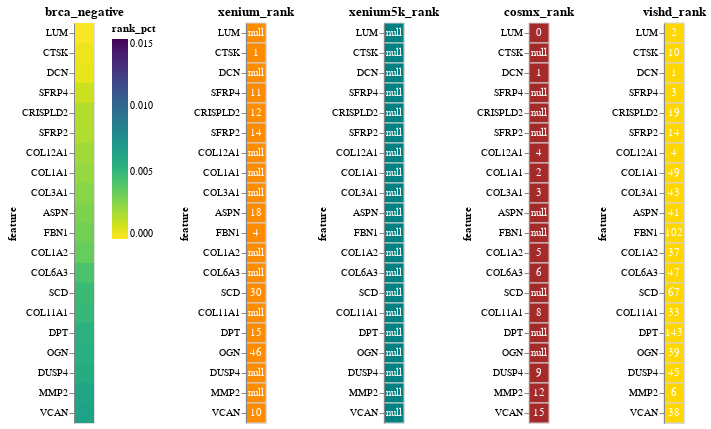

The code cell stored with this chart in its notebook:
### Code cell
disease, direction = 'brca', 'negative'
generate_consensus_chart(disease, direction)

### Figure 1 — Vega-Lite specification as saved in the notebook (floating-point values rounded to 4 significant figures)
{"config": {"view": {"continuousWidth": 300, "continuousHeight": 300}}, "hconcat": [{"data": {"name": "data-3925424c2b7cc333750ff067fc47b5cf"}, "mark": {"type": "rect"}, "encoding": {"color": {"field": "rank_pct", "scale": {"domain": [0, 0.015], "reverse": true, "scheme": "viridis"}, "type": "quantitative"}, "y": {"field": "feature", "sort": ["LUM", "CTSK", "DCN", "SFRP4", "CRISPLD2", "SFRP2", "COL12A1", "COL1A1", "COL3A1", "ASPN", "FBN1", "COL1A2", "COL6A3", "SCD", "COL11A1", "DPT", "OGN", "DUSP4", "MMP2", "VCAN"], "type": "nominal"}}, "title": "brca_negative"}, {"hconcat": [{"layer": [{"mark": {"type": "rect", "color": "darkorange", "stroke": "lightgray", "strokeWidth": 1}, "encoding": {"y": {"field": "feature", "sort": ["LUM", "CTSK", "DCN", "SFRP4", "CRISPLD2", "SFRP2", "COL12A1", "COL1A1", "COL3A1", "ASPN", "FBN1", "COL1A2", "COL6A3", "SCD", "COL11A1", "DPT", "OGN", "DUSP4", "MMP2", "VCAN"], "type": "nominal"}}, "title": "xenium_rank"}, {"mark": {"type": "text", "baseline": "middle", "color": "white"}, "encoding": {"text": {"field": "value", "type": "quantitative"}, "y": {"field": "feature", "sort": ["LUM", "CTSK", "DCN", "SFRP4", "CRISPLD2", "SFRP2", "COL12A1", "COL1A1", "COL3A1", "ASPN", "FBN1", "COL1A2", "COL6A3", "SCD", "COL11A1", "DPT", "OGN", "DUSP4", "MMP2", "VCAN"], "type": "nominal"}}}], "data": {"name": "data-f1dac7df5fc0a088035626d824861786"}}, {"layer": [{"mark": {"type": "rect", "color": "teal", "stroke": "lightgray", "strokeWidth": 1}, "encoding": {"y": {"field": "feature", "sort": ["LUM", "CTSK", "DCN", "SFRP4", "CRISPLD2", "SFRP2", "COL12A1", "COL1A1", "COL3A1", "ASPN", "FBN1", "COL1A2", "COL6A3", "SCD", "COL11A1", "DPT", "OGN", "DUSP4", "MMP2", "VCAN"], "type": "nominal"}}, "title": "xenium5k_rank"}, {"mark": {"type": "text", "baseline": "middle", "color": "white"}, "encoding": {"text": {"field": "value", "type": "quantitative"}, "y": {"field": "feature", "sort": ["LUM", "CTSK", "DCN", "SFRP4", "CRISPLD2", "SFRP2", "COL12A1", "COL1A1", "COL3A1", "ASPN", "FBN1", "COL1A2", "COL6A3", "SCD", "COL11A1", "DPT", "OGN", "DUSP4", "MMP2", "VCAN"], "type": "nominal"}}}], "data": {"name": "data-dd6a051dd844ac35918ed6960c3dcfe4"}}, {"layer": [{"mark": {"type": "rect", "color": "brown", "stroke": "lightgray", "strokeWidth": 1}, "encoding": {"y": {"field": "feature", "sort": ["LUM", "CTSK", "DCN", "SFRP4", "CRISPLD2", "SFRP2", "COL12A1", "COL1A1", "COL3A1", "ASPN", "FBN1", "COL1A2", "COL6A3", "SCD", "COL11A1", "DPT", "OGN", "DUSP4", "MMP2", "VCAN"], "type": "nominal"}}, "title": "cosmx_rank"}, {"mark": {"type": "text", "baseline": "middle", "color": "white"}, "encoding": {"text": {"field": "value", "type": "quantitative"}, "y": {"field": "feature", "sort": ["LUM", "CTSK", "DCN", "SFRP4", "CRISPLD2", "SFRP2", "COL12A1", "COL1A1", "COL3A1", "ASPN", "FBN1", "COL1A2", "COL6A3", "SCD", "COL11A1", "DPT", "OGN", "DUSP4", "MMP2", "VCAN"], "type": "nominal"}}}], "data": {"name": "data-d7b4dcec86f7acafb84d36938029d8d9"}}, {"layer": [{"mark": {"type": "rect", "color": "gold", "stroke": "lightgray", "strokeWidth": 1}, "encoding": {"y": {"field": "feature", "sort": ["LUM", "CTSK", "DCN", "SFRP4", "CRISPLD2", "SFRP2", "COL12A1", "COL1A1", "COL3A1", "ASPN", "FBN1", "COL1A2", "COL6A3", "SCD", "COL11A1", "DPT", "OGN", "DUSP4", "MMP2", "VCAN"], "type": "nominal"}}, "title": "vishd_rank"}, {"mark": {"type": "text", "baseline": "middle", "color": "white"}, "encoding": {"text": {"field": "value", "type": "quantitative"}, "y": {"field": "feature", "sort": ["LUM", "CTSK", "DCN", "SFRP4", "CRISPLD2", "SFRP2", "COL12A1", "COL1A1", "COL3A1", "ASPN", "FBN1", "COL1A2", "COL6A3", "SCD", "COL11A1", "DPT", "OGN", "DUSP4", "MMP2", "VCAN"], "type": "nominal"}}}], "data": {"name": "data-a7c54a13f7fad9ab17836af0ba8b6810"}}], "resolve": {"scale": {"color": "independent", "x": "independent", "y": "independent"}}}], "resolve": {"scale": {"color": "independent", "x": "independent", "y": "independent"}}, "$schema": "https://vega.github.io/schema/vega-lite/v5.20.1.json", "datasets": {"data-3925424c2b7cc333750ff067fc47b5cf": [{"disease": "brca", "feature": "LUM", "direction": "negative", "correlation": -0.2488, "rank": 1.0, "rank_pct": 5.529e-05, "count": 2, "xenium_rank": null, "xenium_sid_count": null, "xenium_case_count": null, "xenium_correlation": null, "xenium5k_rank": null, "xenium5k_sid_count": null, "xenium5k_case_count": null, "xenium5k_correlation": null, "cosmx_rank": 0.0, "cosmx_sid_count": 3.0, "cosmx_case_count": 1.0, "cosmx_correlation": -0.2289, "vishd_rank": 2.0, "vishd_sid_count": 1.0, "vishd_case_count": 1.0, "vishd_correlation": -0.2688}, {"disease": "brca", "feature": "CTSK", "direction": "negative", "correlation": -0.1798, "rank": 5.5, "rank_pct": 0.0003745, "count": 2, "xenium_rank": 1.0, "xenium_sid_count": 10.0, "xenium_case_count": 4.0, "xenium_correlation": -0.1258, "xenium5k_rank": null, "xenium5k_sid_count": null, "xenium5k_case_count": null, "xenium5k_correlation": null, "cosmx_rank": null, "cosmx_sid_count": null, "cosmx_case_count": null, "cosmx_correlation": null, "vishd_rank": 10.0, "vishd_sid_count": 1.0, "vishd_case_count": 1.0, "vishd_correlation": -0.2337}, {"disease": "brca", "feature": "DCN", "direction": "negative", "correlation": -0.251, "rank": 1.0, "rank_pct": 0.0005276, "count": 2, "xenium_rank": null, "xenium_sid_count": null, "xenium_case_count": null, "xenium_correlation": null, "xenium5k_rank": null, "xenium5k_sid_count": null, "xenium5k_case_count": null, "xenium5k_correlation": null, "cosmx_rank": 1.0, "cosmx_sid_count": 3.0, "cosmx_case_count": 1.0, "cosmx_correlation": -0.2283, "vishd_rank": 1.0, "vishd_sid_count": 1.0, "vishd_case_count": 1.0, "vishd_correlation": -0.2737}, {"disease": "brca", "feature": "SFRP4", "direction": "negative", "correlation": -0.2599, "rank": 7.0, "rank_pct": 0.001161, "count": 2, "xenium_rank": 11.0, "xenium_sid_count": 11.0, "xenium_case_count": 3.0, "xenium_correlation": -0.2627, "xenium5k_rank": null, "xenium5k_sid_count": null, "xenium5k_case_count": null, "xenium5k_correlation": null, "cosmx_rank": null, "cosmx_sid_count": null, "cosmx_case_count": null, "cosmx_correlation": null, "vishd_rank": 3.0, "vishd_sid_count": 1.0, "vishd_case_count": 1.0, "vishd_correlation": -0.257}, {"disease": "brca", "feature": "CRISPLD2", "direction": "negative", "correlation": -0.1385, "rank": 15.5, "rank_pct": 0.001702, "count": 2, "xenium_rank": 12.0, "xenium_sid_count": 11.0, "xenium_case_count": 3.0, "xenium_correlation": -0.06224, "xenium5k_rank": null, "xenium5k_sid_count": null, "xenium5k_case_count": null, "xenium5k_correlation": null, "cosmx_rank": null, "cosmx_sid_count": null, "cosmx_case_count": null, "cosmx_correlation": null, "vishd_rank": 19.0, "vishd_sid_count": 1.0, "vishd_case_count": 1.0, "vishd_correlation": -0.2149}, {"disease": "brca", "feature": "SFRP2", "direction": "negative", "correlation": -0.1563, "rank": 14.0, "rank_pct": 0.001759, "count": 2, "xenium_rank": 14.0, "xenium_sid_count": 10.0, "xenium_case_count": 3.0, "xenium_correlation": -0.08959, "xenium5k_rank": null, "xenium5k_sid_count": null, "xenium5k_case_count": null, "xenium5k_correlation": null, "cosmx_rank": null, "cosmx_sid_count": null, "cosmx_case_count": null, "cosmx_correlation": null, "vishd_rank": 14.0, "vishd_sid_count": 1.0, "vishd_case_count": 1.0, "vishd_correlation": -0.2229}, {"disease": "brca", "feature": "COL12A1", "direction": "negative", "correlation": -0.2274, "rank": 4.0, "rank_pct": 0.002111, "count": 2, "xenium_rank": null, "xenium_sid_count": null, "xenium_case_count": null, "xenium_correlation": null, "xenium5k_rank": null, "xenium5k_sid_count": null, "xenium5k_case_count": null, "xenium5k_correlation": null, "cosmx_rank": 4.0, "cosmx_sid_count": 2.0, "cosmx_case_count": 1.0, "cosmx_correlation": -0.2051, "vishd_rank": 4.0, "vishd_sid_count": 1.0, "vishd_case_count": 1.0, "vishd_correlation": -0.2497}, {"disease": "brca", "feature": "COL1A1", "direction": "negative", "correlation": -0.1988, "rank": 25.5, "rank_pct": 0.002355, "count": 2, "xenium_rank": null, "xenium_sid_count": null, "xenium_case_count": null, "xenium_correlation": null, "xenium5k_rank": null, "xenium5k_sid_count": null, "xenium5k_case_count": null, "xenium5k_correlation": null, "cosmx_rank": 2.0, "cosmx_sid_count": 2.0, "cosmx_case_count": 1.0, "cosmx_correlation": -0.2166, "vishd_rank": 49.0, "vishd_sid_count": 1.0, "vishd_case_count": 1.0, "vishd_correlation": -0.181}, {"disease": "brca", "feature": "COL3A1", "direction": "negative", "correlation": -0.1968, "rank": 23.0, "rank_pct": 0.002689, "count": 2, "xenium_rank": null, "xenium_sid_count": null, "xenium_case_count": null, "xenium_correlation": null, "xenium5k_rank": null, "xenium5k_sid_count": null, "xenium5k_case_count": null, "xenium5k_correlation": null, "cosmx_rank": 3.0, "cosmx_sid_count": 2.0, "cosmx_case_count": 1.0, "cosmx_correlation": -0.2056, "vishd_rank": 43.0, "vishd_sid_count": 1.0, "vishd_case_count": 1.0, "vishd_correlation": -0.1879}, {"disease": "brca", "feature": "ASPN", "direction": "negative", "correlation": -0.206, "rank": 29.5, "rank_pct": 0.002898, "count": 2, "xenium_rank": 18.0, "xenium_sid_count": 8.0, "xenium_case_count": 3.0, "xenium_correlation": -0.2239, "xenium5k_rank": null, "xenium5k_sid_count": null, "xenium5k_case_count": null, "xenium5k_correlation": null, "cosmx_rank": null, "cosmx_sid_count": null, "cosmx_case_count": null, "cosmx_correlation": null, "vishd_rank": 41.0, "vishd_sid_count": 1.0, "vishd_case_count": 1.0, "vishd_correlation": -0.1882}, {"disease": "brca", "feature": "FBN1", "direction": "negative", "correlation": -0.2375, "rank": 53.0, "rank_pct": 0.003212, "count": 2, "xenium_rank": 4.0, "xenium_sid_count": 13.0, "xenium_case_count": 3.0, "xenium_correlation": -0.3488, "xenium5k_rank": null, "xenium5k_sid_count": null, "xenium5k_case_count": null, "xenium5k_correlation": null, "cosmx_rank": null, "cosmx_sid_count": null, "cosmx_case_count": null, "cosmx_correlation": null, "vishd_rank": 102.0, "vishd_sid_count": 1.0, "vishd_case_count": 1.0, "vishd_correlation": -0.1261}, {"disease": "brca", "feature": "COL1A2", "direction": "negative", "correlation": -0.1997, "rank": 21.0, "rank_pct": 0.003523, "count": 2, "xenium_rank": null, "xenium_sid_count": null, "xenium_case_count": null, "xenium_correlation": null, "xenium5k_rank": null, "xenium5k_sid_count": null, "xenium5k_case_count": null, "xenium5k_correlation": null, "cosmx_rank": 5.0, "cosmx_sid_count": 2.0, "cosmx_case_count": 1.0, "cosmx_correlation": -0.204, "vishd_rank": 37.0, "vishd_sid_count": 1.0, "vishd_case_count": 1.0, "vishd_correlation": -0.1954}, {"disease": "brca", "feature": "COL6A3", "direction": "negative", "correlation": -0.1912, "rank": 26.5, "rank_pct": 0.004299, "count": 2, "xenium_rank": null, "xenium_sid_count": null, "xenium_case_count": null, "xenium_correlation": null, "xenium5k_rank": null, "xenium5k_sid_count": null, "xenium5k_case_count": null, "xenium5k_correlation": null, "cosmx_rank": 6.0, "cosmx_sid_count": 2.0, "cosmx_case_count": 1.0, "cosmx_correlation": -0.1992, "vishd_rank": 47.0, "vishd_sid_count": 1.0, "vishd_case_count": 1.0, "vishd_correlation": -0.1833}, {"disease": "brca", "feature": "SCD", "direction": "negative", "correlation": -0.2819, "rank": 48.5, "rank_pct": 0.004793, "count": 2, "xenium_rank": 30.0, "xenium_sid_count": 9.0, "xenium_case_count": 2.0, "xenium_correlation": -0.4015, "xenium5k_rank": null, "xenium5k_sid_count": null, "xenium5k_case_count": null, "xenium5k_correlation": null, "cosmx_rank": null, "cosmx_sid_count": null, "cosmx_case_count": null, "cosmx_correlation": null, "vishd_rank": 67.0, "vishd_sid_count": 1.0, "vishd_case_count": 1.0, "vishd_correlation": -0.1623}, {"disease": "brca", "feature": "COL11A1", "direction": "negative", "correlation": -0.1872, "rank": 20.5, "rank_pct": 0.004912, "count": 2, "xenium_rank": null, "xenium_sid_count": null, "xenium_case_count": null, "xenium_correlation": null, "xenium5k_rank": null, "xenium5k_sid_count": null, "xenium5k_case_count": null, "xenium5k_correlation": null, "cosmx_rank": 8.0, "cosmx_sid_count": 2.0, "cosmx_case_count": 1.0, "cosmx_correlation": -0.1774, "vishd_rank": 33.0, "vishd_sid_count": 1.0, "vishd_case_count": 1.0, "vishd_correlation": -0.1969}, {"disease": "brca", "feature": "DPT", "direction": "negative", "correlation": -0.1143, "rank": 79.0, "rank_pct": 0.005424, "count": 2, "xenium_rank": 15.0, "xenium_sid_count": 10.0, "xenium_case_count": 3.0, "xenium_correlation": -0.08295, "xenium5k_rank": null, "xenium5k_sid_count": null, "xenium5k_case_count": null, "xenium5k_correlation": null, "cosmx_rank": null, "cosmx_sid_count": null, "cosmx_case_count": null, "cosmx_correlation": null, "vishd_rank": 143.0, "vishd_sid_count": 0.0, "vishd_case_count": 0.0, "vishd_correlation": -0.1457}, {"disease": "brca", "feature": "OGN", "direction": "negative", "correlation": -0.1575, "rank": 42.5, "rank_pct": 0.005587, "count": 2, "xenium_rank": 46.0, "xenium_sid_count": 7.0, "xenium_case_count": 2.0, "xenium_correlation": -0.1245, "xenium5k_rank": null, "xenium5k_sid_count": null, "xenium5k_case_count": null, "xenium5k_correlation": null, "cosmx_rank": null, "cosmx_sid_count": null, "cosmx_case_count": null, "cosmx_correlation": null, "vishd_rank": 39.0, "vishd_sid_count": 1.0, "vishd_case_count": 1.0, "vishd_correlation": -0.1905}, {"disease": "brca", "feature": "DUSP4", "direction": "negative", "correlation": -0.1772, "rank": 27.0, "rank_pct": 0.005744, "count": 2, "xenium_rank": null, "xenium_sid_count": null, "xenium_case_count": null, "xenium_correlation": null, "xenium5k_rank": null, "xenium5k_sid_count": null, "xenium5k_case_count": null, "xenium5k_correlation": null, "cosmx_rank": 9.0, "cosmx_sid_count": 2.0, "cosmx_case_count": 1.0, "cosmx_correlation": -0.1699, "vishd_rank": 45.0, "vishd_sid_count": 1.0, "vishd_case_count": 1.0, "vishd_correlation": -0.1845}, {"disease": "brca", "feature": "MMP2", "direction": "negative", "correlation": -0.2019, "rank": 9.0, "rank_pct": 0.006166, "count": 2, "xenium_rank": null, "xenium_sid_count": null, "xenium_case_count": null, "xenium_correlation": null, "xenium5k_rank": null, "xenium5k_sid_count": null, "xenium5k_case_count": null, "xenium5k_correlation": null, "cosmx_rank": 12.0, "cosmx_sid_count": 1.0, "cosmx_case_count": 1.0, "cosmx_correlation": -0.1563, "vishd_rank": 6.0, "vishd_sid_count": 1.0, "vishd_case_count": 1.0, "vishd_correlation": -0.2475}, {"disease": "brca", "feature": "VCAN", "direction": "negative", "correlation": -0.2079, "rank": 21.0, "rank_pct": 0.006354, "count": 3, "xenium_rank": 10.0, "xenium_sid_count": 11.0, "xenium_case_count": 3.0, "xenium_correlation": -0.305, "xenium5k_rank": null, "xenium5k_sid_count": null, "xenium5k_case_count": null, "xenium5k_correlation": null, "cosmx_rank": 15.0, "cosmx_sid_count": 1.0, "cosmx_case_count": 1.0, "cosmx_correlation": -0.1279, "vishd_rank": 38.0, "vishd_sid_count": 1.0, "vishd_case_count": 1.0, "vishd_correlation": -0.1908}], "data-f1dac7df5fc0a088035626d824861786": [{"disease": "brca", "feature": "LUM", "variable": "xenium_rank", "value": null}, {"disease": "brca", "feature": "CTSK", "variable": "xenium_rank", "value": 1.0}, {"disease": "brca", "feature": "DCN", "variable": "xenium_rank", "value": null}, {"disease": "brca", "feature": "SFRP4", "variable": "xenium_rank", "value": 11.0}, {"disease": "brca", "feature": "CRISPLD2", "variable": "xenium_rank", "value": 12.0}, {"disease": "brca", "feature": "SFRP2", "variable": "xenium_rank", "value": 14.0}, {"disease": "brca", "feature": "COL12A1", "variable": "xenium_rank", "value": null}, {"disease": "brca", "feature": "COL1A1", "variable": "xenium_rank", "value": null}, {"disease": "brca", "feature": "COL3A1", "variable": "xenium_rank", "value": null}, {"disease": "brca", "feature": "ASPN", "variable": "xenium_rank", "value": 18.0}, {"disease": "brca", "feature": "FBN1", "variable": "xenium_rank", "value": 4.0}, {"disease": "brca", "feature": "COL1A2", "variable": "xenium_rank", "value": null}, {"disease": "brca", "feature": "COL6A3", "variable": "xenium_rank", "value": null}, {"disease": "brca", "feature": "SCD", "variable": "xenium_rank", "value": 30.0}, {"disease": "brca", "feature": "COL11A1", "variable": "xenium_rank", "value": null}, {"disease": "brca", "feature": "DPT", "variable": "xenium_rank", "value": 15.0}, {"disease": "brca", "feature": "OGN", "variable": "xenium_rank", "value": 46.0}, {"disease": "brca", "feature": "DUSP4", "variable": "xenium_rank", "value": null}, {"disease": "brca", "feature": "MMP2", "variable": "xenium_rank", "value": null}, {"disease": "brca", "feature": "VCAN", "variable": "xenium_rank", "value": 10.0}], "data-dd6a051dd844ac35918ed6960c3dcfe4": [{"disease": "brca", "feature": "LUM", "variable": "xenium5k_rank", "value": null}, {"disease": "brca", "feature": "CTSK", "variable": "xenium5k_rank", "value": null}, {"disease": "brca", "feature": "DCN", "variable": "xenium5k_rank", "value": null}, {"disease": "brca", "feature": "SFRP4", "variable": "xenium5k_rank", "value": null}, {"disease": "brca", "feature": "CRISPLD2", "variable": "xenium5k_rank", "value": null}, {"disease": "brca", "feature": "SFRP2", "variable": "xenium5k_rank", "value": null}, {"disease": "brca", "feature": "COL12A1", "variable": "xenium5k_rank", "value": null}, {"disease": "brca", "feature": "COL1A1", "variable": "xenium5k_rank", "value": null}, {"disease": "brca", "feature": "COL3A1", "variable": "xenium5k_rank", "value": null}, {"disease": "brca", "feature": "ASPN", "variable": "xenium5k_rank", "value": null}, {"disease": "brca", "feature": "FBN1", "variable": "xenium5k_rank", "value": null}, {"disease": "brca", "feature": "COL1A2", "variable": "xenium5k_rank", "value": null}, {"disease": "brca", "feature": "COL6A3", "variable": "xenium5k_rank", "value": null}, {"disease": "brca", "feature": "SCD", "variable": "xenium5k_rank", "value": null}, {"disease": "brca", "feature": "COL11A1", "variable": "xenium5k_rank", "value": null}, {"disease": "brca", "feature": "DPT", "variable": "xenium5k_rank", "value": null}, {"disease": "brca", "feature": "OGN", "variable": "xenium5k_rank", "value": null}, {"disease": "brca", "feature": "DUSP4", "variable": "xenium5k_rank", "value": null}, {"disease": "brca", "feature": "MMP2", "variable": "xenium5k_rank", "value": null}, {"disease": "brca", "feature": "VCAN", "variable": "xenium5k_rank", "value": null}], "data-d7b4dcec86f7acafb84d36938029d8d9": [{"disease": "brca", "feature": "LUM", "variable": "cosmx_rank", "value": 0.0}, {"disease": "brca", "feature": "CTSK", "variable": "cosmx_rank", "value": null}, {"disease": "brca", "feature": "DCN", "variable": "cosmx_rank", "value": 1.0}, {"disease": "brca", "feature": "SFRP4", "variable": "cosmx_rank", "value": null}, {"disease": "brca", "feature": "CRISPLD2", "variable": "cosmx_rank", "value": null}, {"disease": "brca", "feature": "SFRP2", "variable": "cosmx_rank", "value": null}, {"disease": "brca", "feature": "COL12A1", "variable": "cosmx_rank", "value": 4.0}, {"disease": "brca", "feature": "COL1A1", "variable": "cosmx_rank", "value": 2.0}, {"disease": "brca", "feature": "COL3A1", "variable": "cosmx_rank", "value": 3.0}, {"disease": "brca", "feature": "ASPN", "variable": "cosmx_rank", "value": null}, {"disease": "brca", "feature": "FBN1", "variable": "cosmx_rank", "value": null}, {"disease": "brca", "feature": "COL1A2", "variable": "cosmx_rank", "value": 5.0}, {"disease": "brca", "feature": "COL6A3", "variable": "cosmx_rank", "value": 6.0}, {"disease": "brca", "feature": "SCD", "variable": "cosmx_rank", "value": null}, {"disease": "brca", "feature": "COL11A1", "variable": "cosmx_rank", "value": 8.0}, {"disease": "brca", "feature": "DPT", "variable": "cosmx_rank", "value": null}, {"disease": "brca", "feature": "OGN", "variable": "cosmx_rank", "value": null}, {"disease": "brca", "feature": "DUSP4", "variable": "cosmx_rank", "value": 9.0}, {"disease": "brca", "feature": "MMP2", "variable": "cosmx_rank", "value": 12.0}, {"disease": "brca", "feature": "VCAN", "variable": "cosmx_rank", "value": 15.0}], "data-a7c54a13f7fad9ab17836af0ba8b6810": [{"disease": "brca", "feature": "LUM", "variable": "vishd_rank", "value": 2.0}, {"disease": "brca", "feature": "CTSK", "variable": "vishd_rank", "value": 10.0}, {"disease": "brca", "feature": "DCN", "variable": "vishd_rank", "value": 1.0}, {"disease": "brca", "feature": "SFRP4", "variable": "vishd_rank", "value": 3.0}, {"disease": "brca", "feature": "CRISPLD2", "variable": "vishd_rank", "value": 19.0}, {"disease": "brca", "feature": "SFRP2", "variable": "vishd_rank", "value": 14.0}, {"disease": "brca", "feature": "COL12A1", "variable": "vishd_rank", "value": 4.0}, {"disease": "brca", "feature": "COL1A1", "variable": "vishd_rank", "value": 49.0}, {"disease": "brca", "feature": "COL3A1", "variable": "vishd_rank", "value": 43.0}, {"disease": "brca", "feature": "ASPN", "variable": "vishd_rank", "value": 41.0}, {"disease": "brca", "feature": "FBN1", "variable": "vishd_rank", "value": 102.0}, {"disease": "brca", "feature": "COL1A2", "variable": "vishd_rank", "value": 37.0}, {"disease": "brca", "feature": "COL6A3", "variable": "vishd_rank", "value": 47.0}, {"disease": "brca", "feature": "SCD", "variable": "vishd_rank", "value": 67.0}, {"disease": "brca", "feature": "COL11A1", "variable": "vishd_rank", "value": 33.0}, {"disease": "brca", "feature": "DPT", "variable": "vishd_rank", "value": 143.0}, {"disease": "brca", "feature": "OGN", "variable": "vishd_rank", "value": 39.0}, {"disease": "brca", "feature": "DUSP4", "variable": "vishd_rank", "value": 45.0}, {"disease": "brca", "feature": "MMP2", "variable": "vishd_rank", "value": 6.0}, {"disease": "brca", "feature": "VCAN", "variable": "vishd_rank", "value": 38.0}]}}
